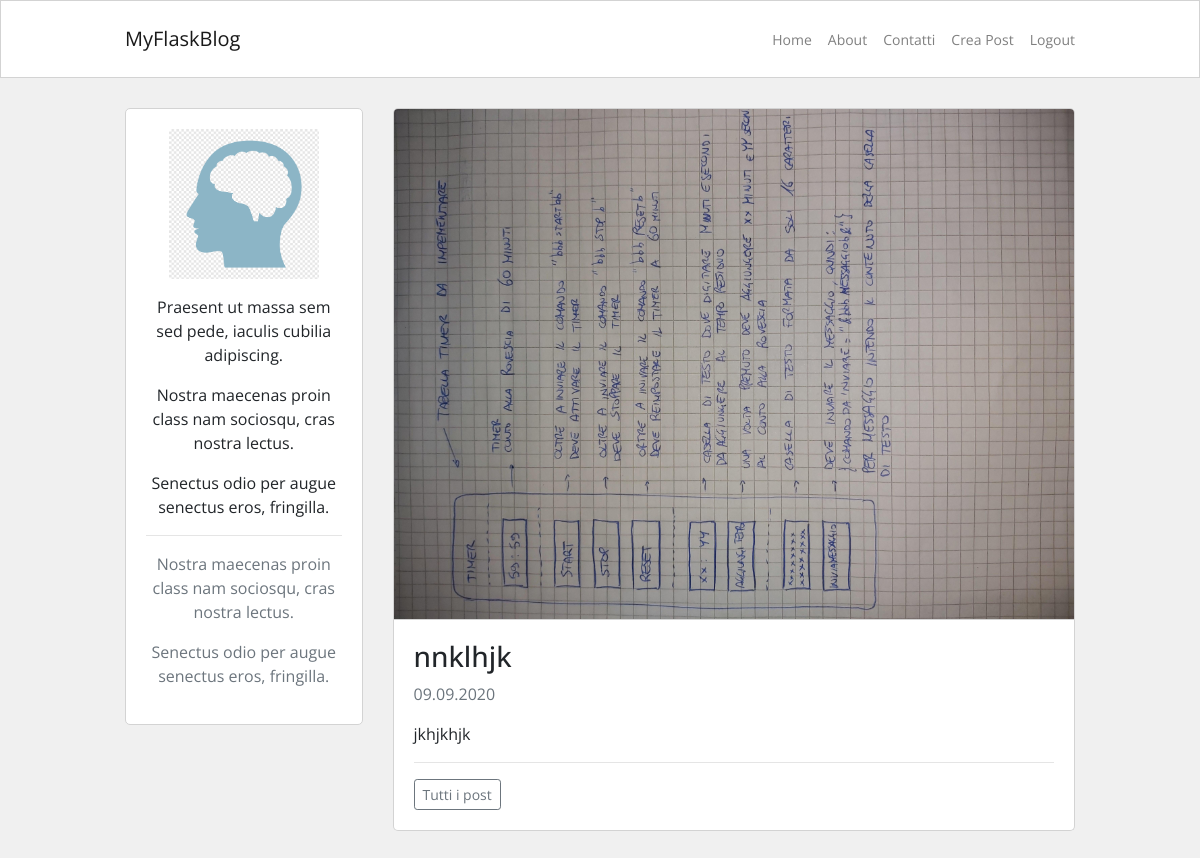
The page /posts/nnklhjk-n03f1w (signed in) on the database its author committed.
### blog/models.py (models this page shows, shortened)
class Post(db.Model):
    id = db.Column(db.Integer, primary_key=True)
    user_id = db.Column(db.Integer, db.ForeignKey('user.id'), nullable=False)
    created_at = db.Column(db.DateTime, default=datetime.now)
    title = db.Column(db.String(120), nullable=False)
    description = db.Column(db.String(240))
    body = db.Column(db.Text(), nullable=False)
    slug = db.Column(db.String(250))
    image = db.Column(db.String(120))

### blog/routes.py (the view)
@app.route("/posts/<string:post_slug>")
def post_detail(post_slug):
    post_instance = Post.query.filter_by(slug=post_slug).first_or_404()
    return render_template("post_detail.html", post=post_instance)

### blog/models.py (called while the page is built)
@login_manager.user_loader
def load_user(id):
    return User.query.get(int(id))

### blog/templates/post_detail.html (shortened to what this page needs)
{% extends 'base.html' %}
{% block content %}
<div class="container content-container">
    <div class="row no-gutters">
        <div class="col-md-9 order-md-2">
            {% if post.image %}
            <div class="post-image-block">
                <img class="img-fluid post-image" src="{{ url_for('static', filename='img/posts/' + post.image) }}" alt="">
            </div>
            <div class="post-page-block no-border-top">
            {% else %}
            <div class="post-page-block">
            {% endif %}
                <h3>{{ post.title }}</h3>
                <p class="p-small-two text-muted">
                    {{ post.created_at.strftime('%d.%m.%Y') }}
                </p>
                <p>{{ post.body|markdown }}</p>
                <hr>
                <a class="btn btn-sm btn-outline-secondary" href="{{ url_for('homepage') }}" >Tutti i post</a>
            </div>
        </div>
        <div class="col-md-3 order-md-1">
            {% include 'about_me_snippet.html' %}
        </div>
    </div>
</div>
{% endblock %}

### blog/static/blog.css (style rules this page uses)
html, body { font-family: 'Open Sans', sans-serif; background-color: #f0f0f0; }
.content-container { max-width: 950px; margin-top: 30px; margin-bottom: 30px; padding: 0px; }
.post-page-block { background-color: #fff; border: 1px solid #d3d3d3; border-radius: 5px; padding: 20px; margin-bottom: 30px; }
.no-border-top { border-top: 0; border-top-left-radius: 0; border-top-right-radius: 0; }
.post-image { border: 1px solid #d3d3d3; border-top-left-radius: 5px; border-top-right-radius: 5px; }
.row { flex-wrap: wrap; !important }
@media (min-width: 768px) { .row { flex-wrap: unset; !important } }
@media (min-width: 768px) { .post-page-block { margin-left: 30px; } }
@media (min-width: 768px) { .post-image-block { margin-left: 30px; } }

### rows shown on the page
Post: image (picture), title "nnklhjk", created_at "09.09.2020", body "jkhjkhjk"
